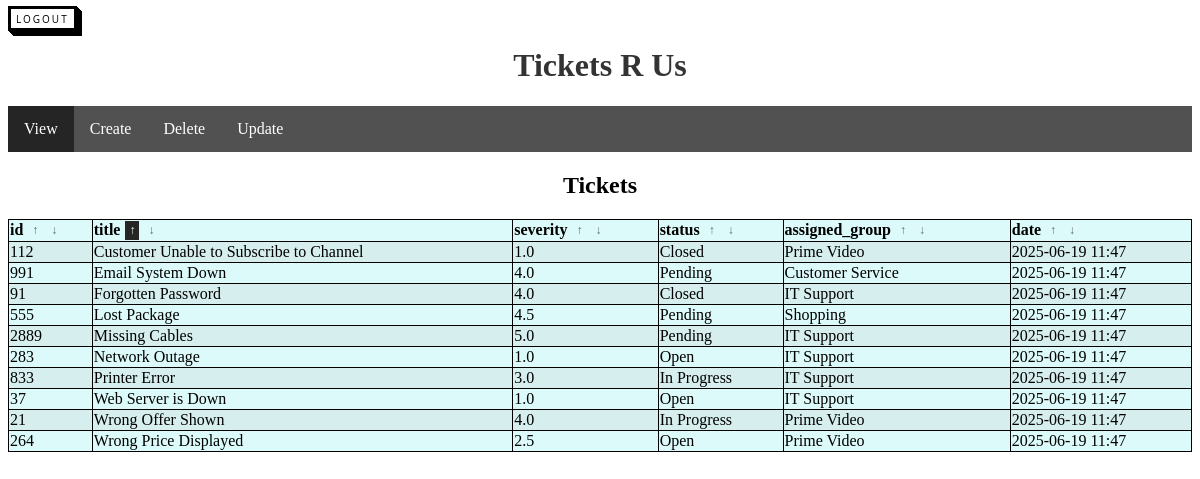
/tickets/main?sort=title&order=asc (signed in), run on the app's committed database.
### models.py (models this page shows)
class Tickets(db.Model):
    id = db.Column(db.Integer, primary_key=True, autoincrement=False)
    title = db.Column(db.String(256), nullable=False)
    severity = db.Column(db.Float, nullable=False)
    status = db.Column(db.String(50), nullable=False)
    assigned_group = db.Column(db.String(100), nullable=False)
    date = db.Column(db.DateTime(timezone=True))

### blueprints/tickets/routes.py (the view)
@tickets_blueprint.route('/main')
@login_required
def main():
    sort_by = request.args.get('sort', 'id')
    order = request.args.get('order', 'asc')
    if order == 'asc':
        tickets = Tickets.query.order_by(getattr(Tickets, sort_by).asc()).all()
    else:
        tickets = Tickets.query.order_by(getattr(Tickets, sort_by).desc()).all()
    columns = Tickets.__table__.columns.keys()
    return render_template('main.html',
                           tickets=tickets,
                           columns=columns,
                           selected_ticket=None,
                           active_tab='view',
                           sort_by=sort_by,
                           order=order)

### __init__.py (called while the page is built)
def create_app(test_config=None):
    app = Flask(__name__)
    if test_config is None:
        app.config.from_object(Config)
    else:
        app.config.update(test_config)
    db.init_app(app)
    login_manager.login_view = 'auth.login'
    login_manager.login_message_category = 'failure'
    login_manager.init_app(app)
    from blueprints.auth.routes import auth_blueprint
    from blueprints.tickets.routes import tickets_blueprint
    from blueprints.main.routes import main_blueprint
    app.register_blueprint(auth_blueprint, url_prefix='/auth')
    app.register_blueprint(tickets_blueprint, url_prefix='/tickets')
    app.register_blueprint(main_blueprint)
    @login_manager.user_loader
    def load_user(id):
        return User.query.get(int(id))
    if test_config and test_config.get('TESTING'):
        with app.app_context():
            db.create_all()
    return app

### templates/main.html (shortened to what this page needs)
<!DOCTYPE html>
<html>
<head>
    <link rel="stylesheet" href="{{ url_for('static', filename='css/style.css') }}">
</head>
<body>
    <a href="{{ url_for('auth.logout') }}" class="button-back">Logout</a>
    <h1>Tickets R Us</h1>
    <ul>
        <li><a href="#view" onclick="setActive(this)" class="tab-link active" data-tab="view">View</a></li>
        <li><a href="#create" onclick="setActive(this)" class="tab-link" data-tab="create">Create</a></li>
        <li><a href="#delete" onclick="setActive(this)" class="tab-link" data-tab="delete">Delete</a></li>
        <li><a href="#update" onclick="setActive(this)" class="tab-link" data-tab="update">Update</a></li>
    </ul>
    <div id="view" class="tab">
        <h2>Tickets</h2>
        <table align="center" style="width:100%">
            <tr>
                {% for column in columns %}
                <th>
                    <div class="sort-header">
                        {{ column }}
                        <a href="{{ url_for('tickets.main', sort=column, order='asc') }}"
                            class="sort-link {% if sort_by==column and order=='asc' %}active{% endif %}">↑</a>
                        <a href="{{ url_for('tickets.main', sort=column, order='desc') }}"
                            class="sort-link {% if sort_by==column and order=='desc' %}active{% endif %}">↓</a>
                    </div>
                </th>
                {% endfor %}
            </tr>
            {% for ticket in tickets %}
            <tr>
                <td>{{ ticket.id }}</td>
                <td>{{ ticket.title }}</td>
                <td>{{ ticket.severity }}</td>
                <td>{{ ticket.status }}</td>
                <td>{{ ticket.assigned_group }}</td>
                <td>{{ ticket.date.strftime('%Y-%m-%d %H:%M') }}</td>
            </tr>
            {% endfor %}
        </table>
    </div>
</body>
</html>

### static/css/style.css (style rules this page uses)
h1 { color: #333; text-align: center; }
h2 { text-align: center; }
.button-back { font-family: "Open Sans", sans-serif; font-size: 10px; letter-spacing: 2px; text-decoration: none; text-transform: uppercase; color: #000; cursor: pointer; border: 3px solid; padding: 0.25em 0.5em; box-shadow: 1px 1px 0px 0px, 2px 2px 0px 0px, 3px 3px 0px 0px, 4px 4px 0px 0px, 5px 5px 0px 0px; position: relative; user-select: none; -webkit-user-select: none; touch-action: manipulation; }
ul { list-style-type: none; margin: 0; padding: 0; overflow: hidden; background-color: #525151; }
li { float: left; }
li a { display: block; color: white; text-align: center; padding: 14px 16px; text-decoration: none; }
.active { background-color: #252525; }
tr:nth-child(even) { background-color: #d6eeee; }
tr:nth-child(odd) { background-color: #dbfaf9; }
table, th, td { border: 1px solid black; border-collapse: collapse; }
.sort-header { display: flex; align-items: center; gap: 5px; }
.sort-link { text-decoration: none; color: #666; font-size: 12px; padding: 2px 4px; }
.sort-link.active { font-weight: bold; color: #ffffff; }

### data on the page
Tickets: id "112", title "Customer Unable to Subscribe to Channel", severity "1.0", status "Closed", assigned_group "Prime Video", date "2025-06-19 11:47"
Tickets: id "991", title "Email System Down", severity "4.0", status "Pending", assigned_group "Customer Service", date "2025-06-19 11:47"
Tickets: id "91", title "Forgotten Password", severity "4.0", status "Closed", assigned_group "IT Support", date "2025-06-19 11:47"
Tickets: id "555", title "Lost Package", severity "4.5", status "Pending", assigned_group "Shopping", date "2025-06-19 11:47"
Tickets: id "2889", title "Missing Cables", severity "5.0", status "Pending", assigned_group "IT Support", date "2025-06-19 11:47"
Tickets: id "283", title "Network Outage", severity "1.0", status "Open", assigned_group "IT Support", date "2025-06-19 11:47"
Tickets: id "833", title "Printer Error", severity "3.0", status "In Progress", assigned_group "IT Support", date "2025-06-19 11:47"
Tickets: id "37", title "Web Server is Down", severity "1.0", status "Open", assigned_group "IT Support", date "2025-06-19 11:47"
Tickets: id "21", title "Wrong Offer Shown", severity "4.0", status "In Progress", assigned_group "Prime Video", date "2025-06-19 11:47"
Tickets: id "264", title "Wrong Price Displayed", severity "2.5", status "Open", assigned_group "Prime Video", date "2025-06-19 11:47"

### other printed values
{{ column }} "id" "title" "severity" "status" "assigned_group" "date"
